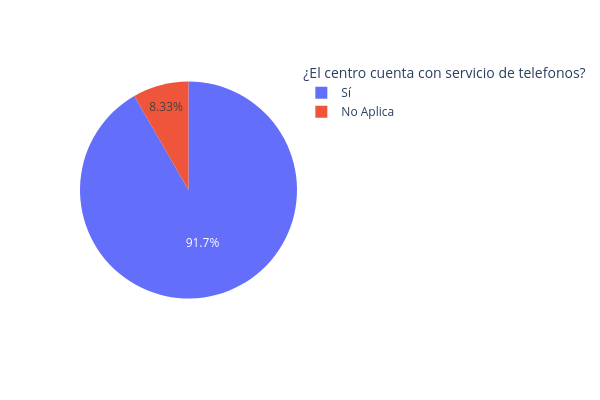

Notebook source saved alongside this figure:
### Code cell
fig = px.pie(servicios_df, names = servicios_df["telefonos"].value_counts().index, values = servicios_df["telefonos"].value_counts())

fig.update_layout(
    {
        "height" : 400,
        "width" : 600,
        "legend_title_text" : "¿El centro cuenta con servicio de telefonos?"
    }
)

### Figure 1 — Plotly figure (JSON) as saved in the notebook; plotly's stock layout.template omitted (floating-point values rounded to 4 significant figures)
{"data": [{"domain": {"x": [0, 1], "y": [0, 1]}, "hovertemplate": "label=%{label}<br>value=%{value}<extra></extra>", "labels": ["Sí", "No Aplica"], "legendgroup": "", "name": "", "showlegend": true, "type": "pie", "values": [11, 1]}], "layout": {"height": 400, "legend": {"title": {"text": "¿El centro cuenta con servicio de telefonos?"}, "tracegroupgap": 0}, "margin": {"t": 60}, "width": 600}}
